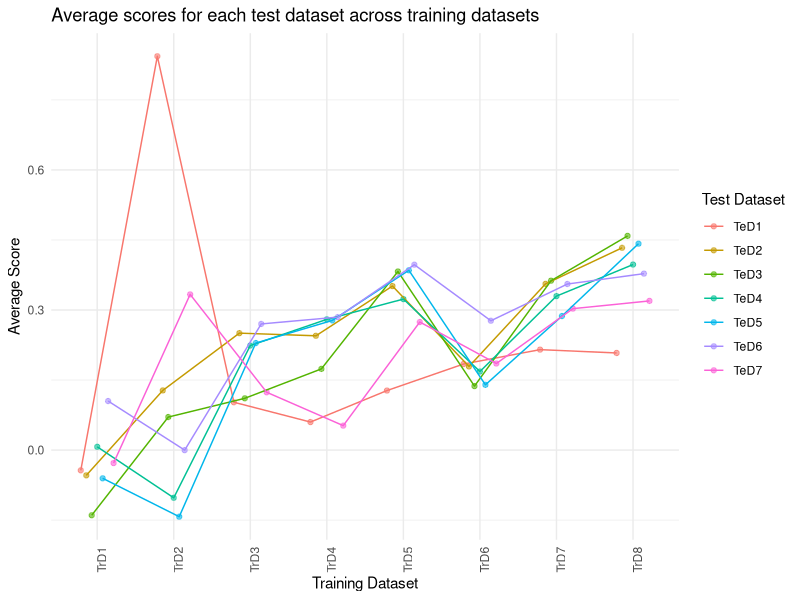
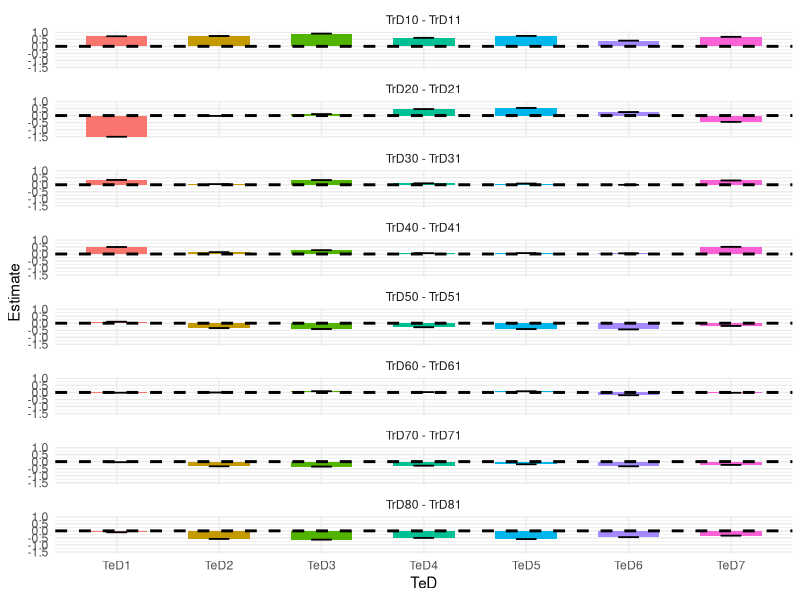

Here is the R script that generated these plots, in order:
## ---- chunk 1
knitr::opts_chunk$set(echo = TRUE)
## ---- chunk 2
setwd("C:/Users/ottev/TU Delft/Year4/Quarter4/CDA/SeminarDataScience/Assignment_2")
d <- read.csv("data.csv")
## ---- chunk 3
# convert the model column to a factor as it is a categorical variable
d$model <- factor(d$model)
# convert the TeD column to a factor as it is a categorical variable
d$TeD <- factor(d$TeD)
## ---- chunk 4
# Create variables model type and parts refined
d$model_type <- ifelse(d$model %in% c("B1", "B2", "B3"), "Baseline", "Transfer_Learning")
d$num_parts_refined <- ifelse(d$model == "MF", 4,
                          ifelse(d$model == "MS", 1,
                           ifelse(d$model == "MN", 0,
                          ifelse(grepl("^M[1-8]$", d$model), as.numeric(substr(d$model, 2, 2)), 0))))
## ---- chunk 5
# Anova with all parts
model <- lm(score ~ model_type + model + TeD + num_parts_refined + (TrD1 + TrD2 + TrD3 + TrD4 + TrD5 + TrD6 + TrD7 + TrD8) + Sum , data = d)
anova_result <- anova(model)
print(anova_result)
## ---- chunk 6
# Load required packages
library(dplyr)
library(tidyr)
library(ggplot2)
library(emmeans)
## ---- chunk 7
# Normalize scores for each test dataset
d <- d %>%
  group_by(TeD) %>%
  mutate(score = (score - mean(score)) / sd(score))
## ---- chunk 8
# Anova with normalization
model <- lm(score ~ (model_type + model + num_parts_refined + Sum + TeD) * (TrD1 + TrD2 + TrD3 + TrD4 + TrD5 + TrD6 + TrD7 + TrD8) , data = d)
anova_result <- anova(model)
print(anova_result)


model <- lm(score ~ model_type + (TrD1 + TrD2 + TrD3 + TrD4 + TrD5 + TrD6 + TrD7 + TrD8), data = d)
model2 <- lm(score ~ model + (TrD1 + TrD2 + TrD3 + TrD4 + TrD5 + TrD6 + TrD7 + TrD8), data = d)
summary(model)
summary(model2)
anova(model)
anova(model2)

# Compute EMMs for the interaction effect
emms_interaction <- emmeans(model, ~ model_type)
emms_interaction2 <- emmeans(model2, ~ model)
emms_interaction
emms_interaction2
pairwise <- pairs(emms_interaction)
pairwise2 <- pairs(emms_interaction2)
summary(pairwise)
summary(pairwise2)
## ---- chunk 9
# Looking into the effect of the sum
d$number_of_training_datasets <- rowSums(d[,c("TrD1", "TrD2", "TrD3", "TrD4", "TrD5", "TrD6", "TrD7", "TrD8")])
model <- lm(score ~ model_type * model * TeD + number_of_training_datasets, data = d)
anova_result <- anova(model)
print(anova_result)

fit <- lm(score ~ TrD1 * TeD + model + Sum , data = d)
emm <- emmeans(fit, ~ TrD1 | TeD)
pairs(emm)
model_summary <- summary(fit)
# Extract the multiple R-squared value
multiple_r_squared <- model_summary$r.squared
cat("Multiple R-squared:", multiple_r_squared, "\n")

fit <- lm(score ~ TrD2 * TeD + model + Sum , data = d)
emm <- emmeans(fit, ~ TrD2 | TeD)
pairs(emm)
model_summary <- summary(fit)
# Extract the multiple R-squared value
multiple_r_squared <- model_summary$r.squared
cat("Multiple R-squared:", multiple_r_squared, "\n")

fit <- lm(score ~ TrD3 * TeD + model + Sum , data = d)
emm <- emmeans(fit, ~ TrD3 | TeD)
pairs(emm)
model_summary <- summary(fit)
# Extract the multiple R-squared value
multiple_r_squared <- model_summary$r.squared
cat("Multiple R-squared:", multiple_r_squared, "\n")

fit <- lm(score ~ TrD4 * TeD + model + Sum , data = d)
emm <- emmeans(fit, ~ TrD4 | TeD)
pairs(emm)
model_summary <- summary(fit)
# Extract the multiple R-squared value
multiple_r_squared <- model_summary$r.squared
cat("Multiple R-squared:", multiple_r_squared, "\n")

fit <- lm(score ~ TrD5 * TeD + model + Sum , data = d)
emm <- emmeans(fit, ~ TrD5 | TeD)
pairs(emm)
model_summary <- summary(fit)
# Extract the multiple R-squared value
multiple_r_squared <- model_summary$r.squared
cat("Multiple R-squared:", multiple_r_squared, "\n")

fit <- lm(score ~ TrD6 * TeD + model + Sum , data = d)
emm <- emmeans(fit, ~ TrD6 | TeD)
pairs(emm)
model_summary <- summary(fit)
# Extract the multiple R-squared value
multiple_r_squared <- model_summary$r.squared
cat("Multiple R-squared:", multiple_r_squared, "\n")

fit <- lm(score ~ TrD7 * TeD + model + Sum , data = d)
emm <- emmeans(fit, ~ TrD7 | TeD)
pairs(emm)
model_summary <- summary(fit)
# Extract the multiple R-squared value
multiple_r_squared <- model_summary$r.squared
cat("Multiple R-squared:", multiple_r_squared, "\n")

fit <- lm(score ~ TrD8 * TeD + model + Sum , data = d)
emm <- emmeans(fit, ~ TrD8 | TeD)
pairs(emm)
model_summary <- summary(fit)
# Extract the multiple R-squared value
multiple_r_squared <- model_summary$r.squared
cat("Multiple R-squared:", multiple_r_squared, "\n")

# Reshape data
d_long <- d %>% pivot_longer(cols = starts_with("TrD"),
                             names_to = "TrD",
                             values_to = "value")

# Filter data for non-zero values (assuming 1 means the score belongs to that training dataset)
d_filtered <- d_long %>% filter(value == 1)

# Calculate average score for each combination of TrD and TeD
avg_scores <- d_filtered %>%
  group_by(TrD, TeD) %>%
  summarise(avg_score = mean(score))

# Plot
ggplot(avg_scores, aes(x = TrD, y = avg_score, color = TeD)) +
  geom_point(alpha = 0.6, position = position_dodge(width = 0.5)) +
  geom_line(aes(group = TeD), position = position_dodge(width = 0.5)) +
  theme_minimal() +
  labs(x = "Training Dataset", y = "Average Score",
       title = "Average scores for each test dataset across training datasets",
       color = "Test Dataset") +
  theme(axis.text.x = element_text(angle = 90, hjust = 1))


library(ggplot2)

# Data
contrasts <- c("TrD10 - TrD11", "TrD20 - TrD21", "TrD30 - TrD31", "TrD40 - TrD41",
               "TrD50 - TrD51", "TrD60 - TrD61", "TrD70 - TrD71", "TrD80 - TrD81")
TeDs <- c("TeD1", "TeD2", "TeD3", "TeD4", "TeD5", "TeD6", "TeD7")

# Create a data frame
df <- data.frame(
  Contrast = rep(contrasts, each=length(TeDs)),
  TeD = rep(TeDs, times=length(contrasts)),
  Estimate = c(0.711, 0.733, 0.907, 0.608, 0.746, 0.408, 0.679,
-1.4993, -0.0194, 0.0986, 0.4563, 0.5399, 0.2451, -0.4446,
0.34931, 0.04320, 0.33168, 0.09812, 0.08717, 0.00236, 0.30508,
0.4966, 0.1236, 0.2666, 0.0524, 0.0570, 0.0428, 0.5121,
0.110, -0.349, -0.413, -0.291, -0.418, -0.442, -0.191,
-0.01556, -0.00479, 0.08128, 0.01743, 0.07572, -0.20523, -0.01766,
-0.0456, -0.3356, -0.3493, -0.2817, -0.1937, -0.3349, -0.2263,
-0.106, -0.567, -0.620, -0.494, -0.585, -0.454, -0.335
),
  SE = rep(c(0.00576, 0.00482, 0.00599, 0.00599, 0.00603, 0.00595, 0.00599, 0.00586), each=length(TeDs))
)

# Plot
my_plot <- ggplot(df, aes(x=TeD, y=Estimate, fill=TeD)) +
  geom_bar(stat="identity", position=position_dodge(), width=0.6) +
  geom_errorbar(aes(ymin=Estimate-SE, ymax=Estimate+SE), width=.2, position=position_dodge(.6)) +
  geom_hline(yintercept=0, color="black", linetype="dashed", linewidth=1) +
  facet_wrap(~ Contrast, ncol=1) +
  theme_minimal() +
  theme(legend.position="none") +
  labs(x = "TeD", y = "Estimate") +
  guides(fill = guide_legend(title = NULL))

# Save the plot with adjusted dimensions
ggsave("my_plot.png", my_plot, width = 10, height = 16, units = "in")
